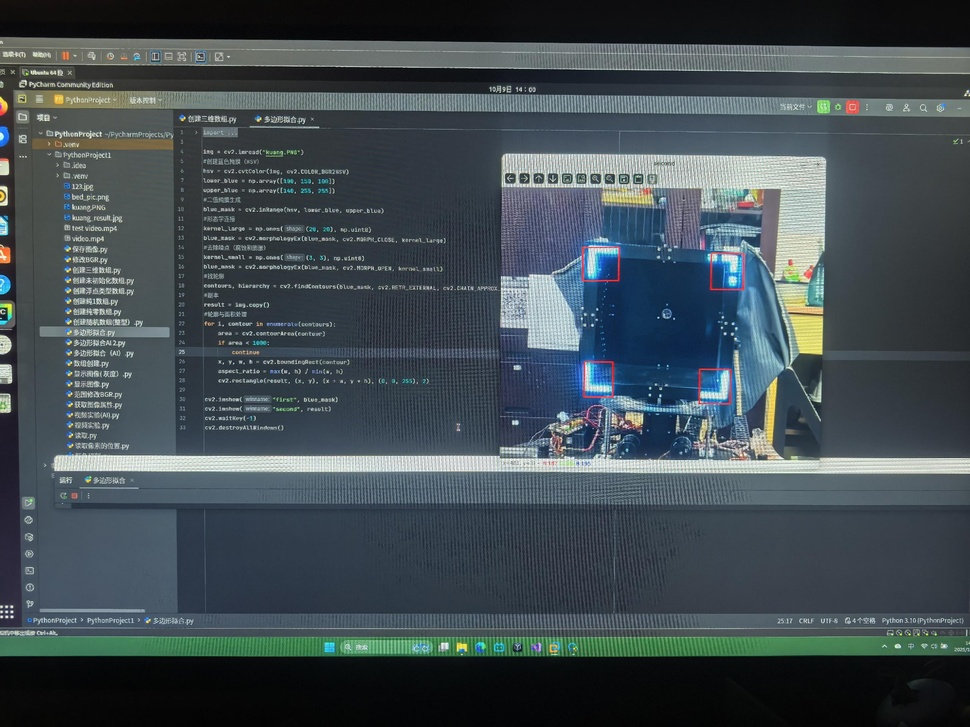
//> input picture 50c172965ec9571326fe20b2c4d957ef_compress.jpg, 970 x 727 px, shrunk from 2560 x 1920 before the run, given in place of test.mp4, which was not available
$ ./多边形拟合实时release   (built with g++ and OpenCV 4)
//> lines starting //> are read from the running program, lines starting //| are printed output that depends on the picture; after the words box and inside, x2 and y2 are one past the last pixel; in counts of white or black regions, pixels touching at a corner belong together; pictures that were not available may be replaced by others from this repository, and a replacement may not be noted
#include<opencv2/opencv.hpp>
#include<vector>

int main() {
    cv::VideoCapture img("C:/Users/16968/Desktop/123/test.mp4");
    cv::Mat frame;
    while (img.isOpened()) {
        img.read(frame);
//> frame is the input picture: 727 rows x 970 cols, CV_8UC3; mean B, G, R 82.3, 76.7, 65.7
        cv::Mat hsv;
        cv::cvtColor(frame, hsv, cv::COLOR_BGR2HSV);
//> hsv: 727 rows x 970 cols, CV_8UC3; mean H, S, V 93.1, 63.9, 85.1
        cv::inRange(hsv, cv::Scalar(18,20, 50), cv::Scalar(30, 255, 255), hsv);
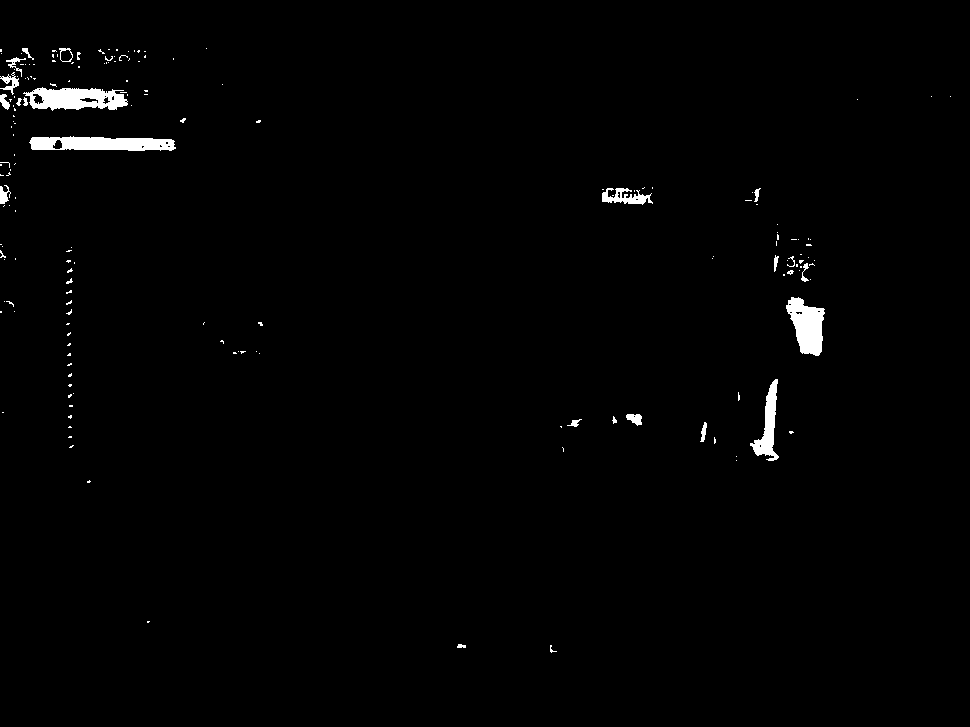
//> hsv: 727 rows x 970 cols, CV_8UC1; 1.2% white; 177 white regions (152 under 20 px), largest, box (x1, y1, x2, y2) and area: (29, 136, 176, 151) 1713, (23, 87, 128, 111) 1662, (786, 297, 825, 356) 1445
        cv::Mat kernel=cv::Mat::ones(15,15,CV_8U);
        cv::morphologyEx(hsv,hsv,cv::MORPH_CLOSE,kernel);
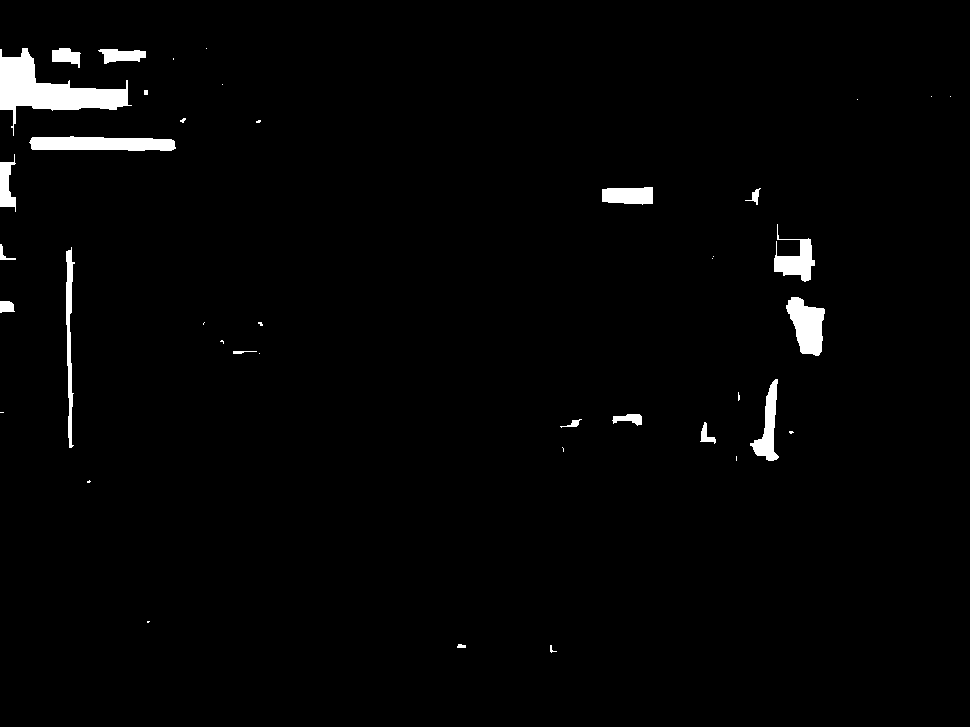
//> hsv: 727 rows x 970 cols, CV_8UC1; 1.9% white; 41 white regions (21 under 20 px)
        std::vector<std::vector<cv::Point> > contours;
        std::vector<cv::Vec4i> hierarchy;
        cv::findContours(hsv,contours,hierarchy,cv::RETR_LIST,cv::CHAIN_APPROX_SIMPLE);
//> contours = 41 contours, 25 with area under 20; largest, box (x1, y1, x2, y2) and area: (0, 48, 132, 136) 3789, (29, 136, 176, 151) 1659, (786, 297, 825, 356) 1394, (774, 224, 815, 282) 892, (750, 379, 779, 461) 885
        cv::Mat first=frame.clone();
        cv::drawContours(first,contours,-1,cv::Scalar(255,0,0),3);
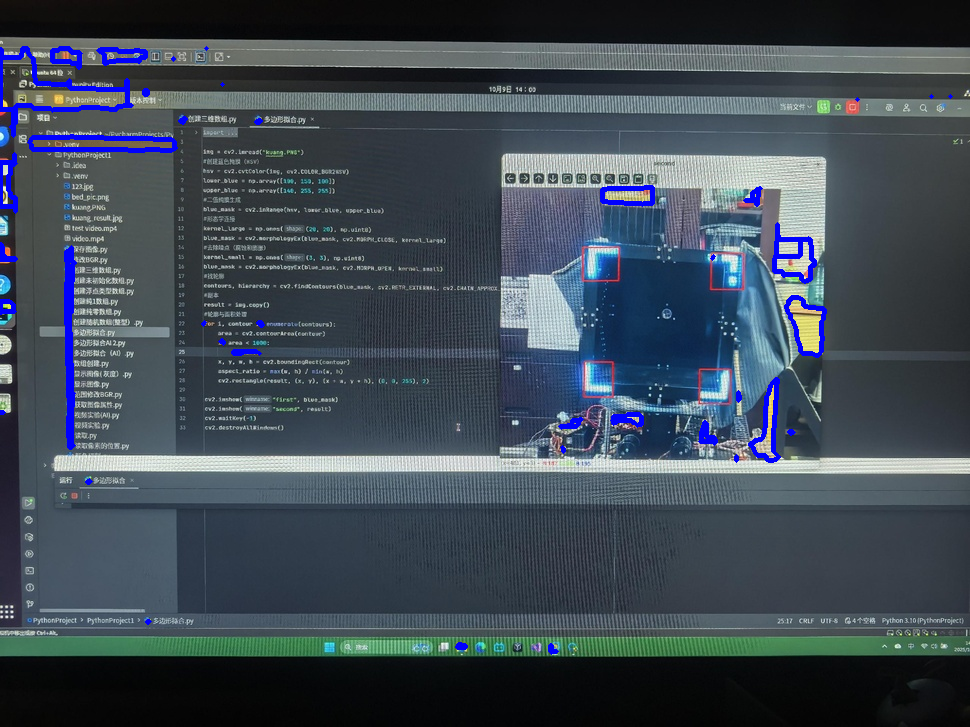
//> first: 727 rows x 970 cols, CV_8UC3; 1.75% of pixels changed, all inside (x1, y1, x2, y2) = (0, 46, 953, 655)
        std::vector<cv::Point> approx;
        for(int i=0;i<contours.size();i++) {
            double epsilon=0.03*cv::arcLength(contours[i],true);
            cv::approxPolyDP(contours[i],approx,epsilon,true);
            cv::Rect rect = cv::boundingRect(approx);
            cv::rectangle(frame,rect,cv::Scalar(0,255,0),3);
        }
//> this loop made 41 passes
//> (epsilon, rect) on passes 1, 2, 3, 4, 6, 7, 8, 9, 10, 12, 13, 16: (0.71, Rect(550, 645, 7, 8)), (0.625, Rect(457, 644, 9, 4)), (0.162, Rect(147, 621, 3, 2)), (0.247, Rect(87, 480, 4, 3)), (0.265, Rect(562, 447, 2, 5)), (0.307, Rect(789, 431, 5, 3)), (2, Rect(700, 422, 15, 22)), (1.56, Rect(560, 419, 22, 8)), (2.35, Rect(612, 414, 30, 12)), (0.505, Rect(738, 392, 2, 9)), (6.15, Rect(750, 379, 29, 82)), (0.307, Rect(220, 340, 4, 4))
//> (epsilon, approx, rect) on passes 5, 11, 14, 15, 19, 21: (0.24, 2 Points (x, y): [736, 456], [736, 460], Rect(736, 456, 1, 5)), (0.18, 2 Points (x, y): [0, 412], [3, 412], Rect(0, 412, 4, 1)), (0, 1 Point (x, y): [259, 353], Rect(259, 353, 1, 1)), (1.46, 3 Points (x, y): [233, 353], [256, 351], [233, 351], Rect(233, 351, 24, 3)), (1.41, 4 Points (x, y): [0, 301], [0, 312], [14, 311], [11, 302], Rect(0, 301, 15, 12)), (0, 1 Point (x, y): [712, 258], Rect(712, 258, 1, 1))
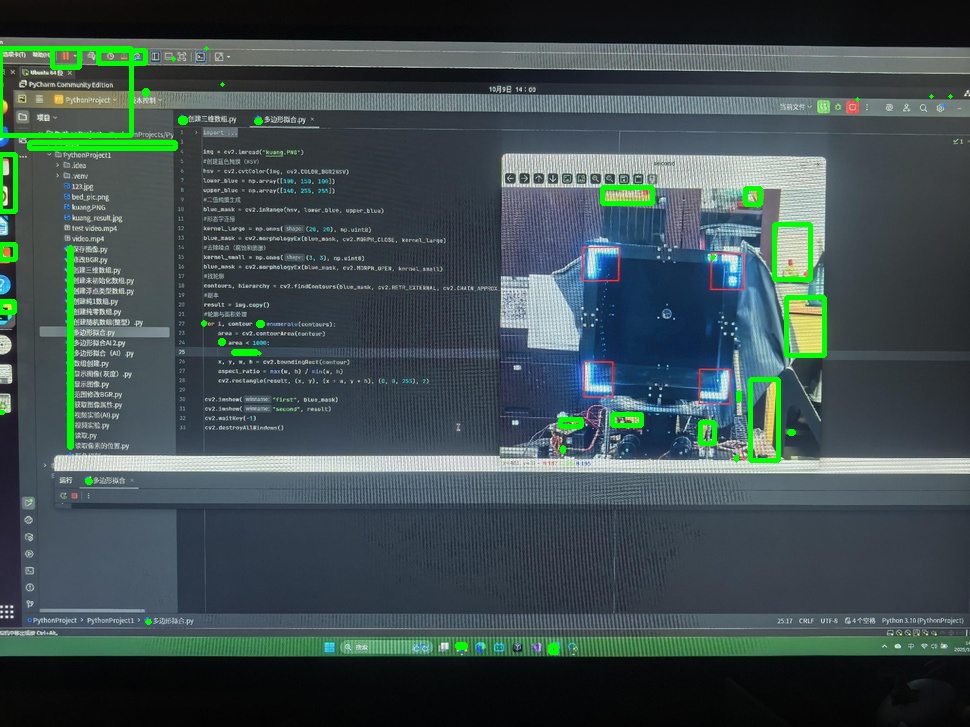
//> frame: 727 rows x 970 cols, CV_8UC3; 1.8% of pixels changed, all inside (x1, y1, x2, y2) = (0, 46, 953, 655)
//> after the loop, approx = 7 Points (x, y): [0, 49], [13, 135], [16, 105], [131, 105], [127, 80], [36, 83], [27, 48]
        cv::imshow("first",first);
        cv::imshow("image",frame);
        if(cv::waitKey(30) == 'q') {
//> the 'q' key is pressed
            break;
        }
    }
    img.release();
    cv::destroyAllWindows();
    return 0;
}

$ run again, on d0fca27174665de2750f98197c5de678_compress.jpg
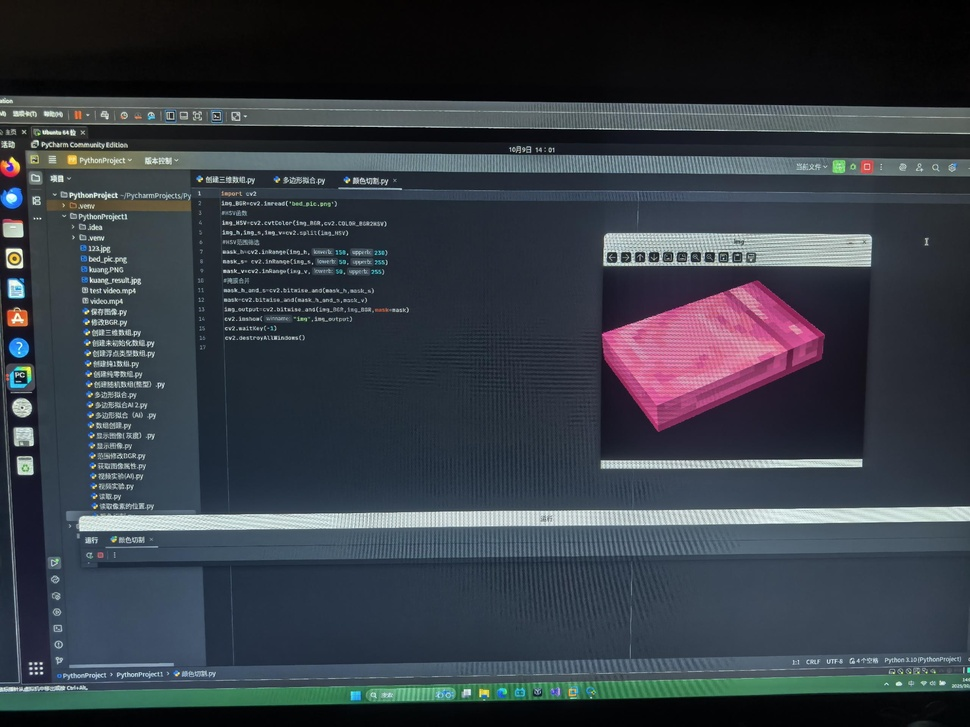
//> input picture d0fca27174665de2750f98197c5de678_compress.jpg, 970 x 727 px, shrunk from 2560 x 1920 before the run, given in place of test.mp4, which was not available
//> frame is the input picture: 727 rows x 970 cols, CV_8UC3; mean B, G, R 69.8, 61.4, 54.9
//> `cv::morphologyEx(hsv,hsv,cv::MORPH_CLOSE,kernel);`:
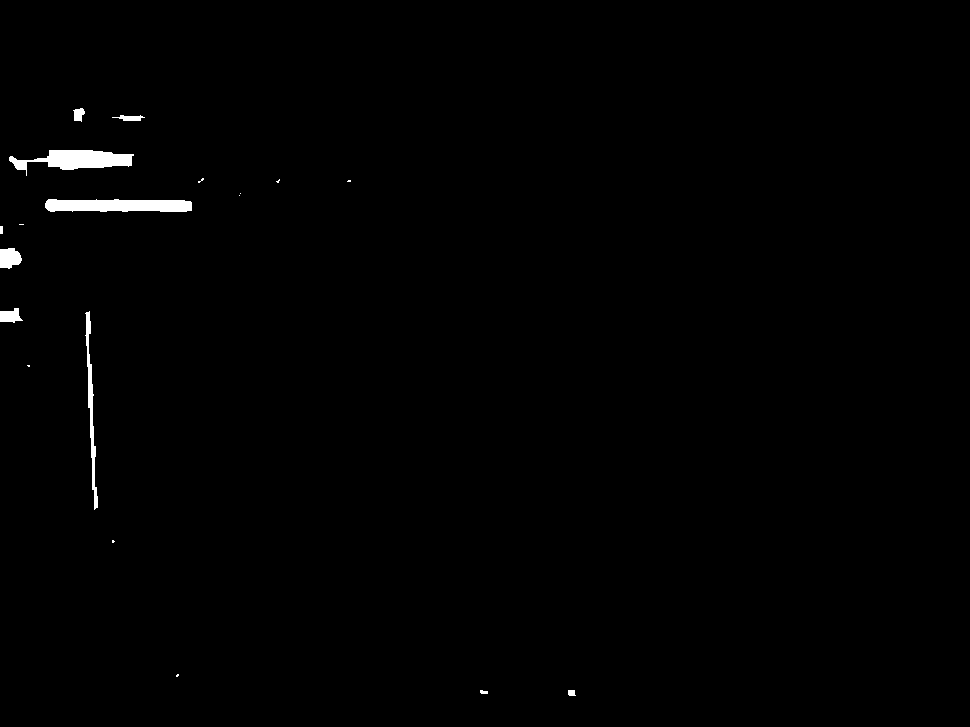
//> hsv: 727 rows x 970 cols, CV_8UC1; 0.71% white; 19 white regions (9 under 20 px)
//> contours = 19 contours, 11 with area under 20; largest, box (x1, y1, x2, y2) and area: (45, 199, 192, 212) 1506, (9, 150, 134, 176) 1460, (85, 311, 98, 510) 544, (0, 248, 22, 269) 326, (0, 308, 23, 323) 200, (73, 108, 85, 122) 94, (112, 115, 145, 121) 84, (568, 690, 576, 696) 30
//> first: 727 rows x 970 cols, CV_8UC3; 0.84% of pixels changed, all inside (x1, y1, x2, y2) = (0, 106, 578, 698)
//> the loop `for(int i=0;i<contours.size();i++)` made 19 passes
//> (epsilon, rect) on passes 1, 2, 3, 4, 7, 8, 14, 15: (0.685, Rect(568, 690, 8, 6)), (0.565, Rect(480, 690, 8, 4)), (0.205, Rect(176, 674, 3, 3)), (0.205, Rect(112, 540, 3, 3)), (2.04, Rect(0, 308, 23, 14)), (2.25, Rect(0, 248, 22, 21)), (0.222, Rect(347, 180, 4, 2)), (0.29, Rect(276, 179, 4, 4))
//> after the loop `for(int i=0;i<contours.size();i++)`:
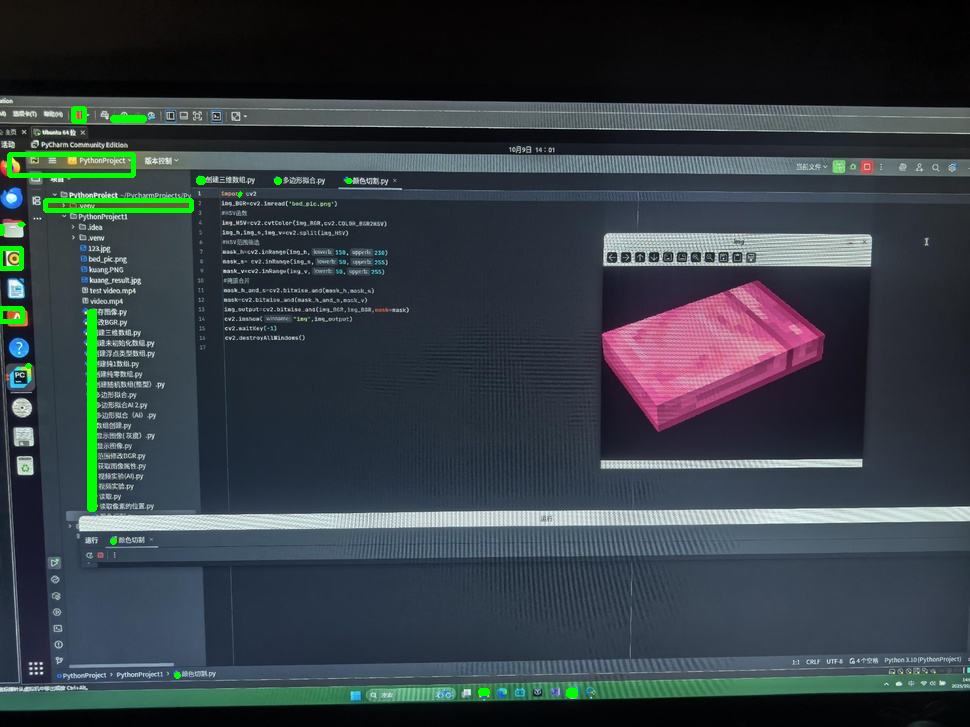
//> frame: 727 rows x 970 cols, CV_8UC3; 0.96% of pixels changed, all inside (x1, y1, x2, y2) = (0, 106, 578, 698)
//> after the loop `for(int i=0;i<contours.size();i++)`: approx = 6 Points (x, y): [82, 108], [73, 110], [74, 120], [81, 121], [81, 115], [84, 113]
